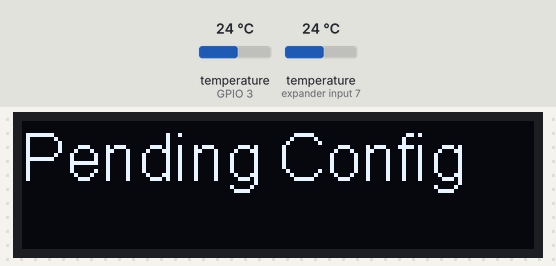
This sketch was run on a simulated ESP8266 (NodeMCU). Parts: 128×32 one-colour display. The test bench sets the inputs (shaded band); at power-on: temperature (sensors on GPIO 3, expander input 7) 24 °C. WiFi joins after 1.5 s; servers stay silent unless stated.

Above: at 0.1 s.
At 1.7 s:
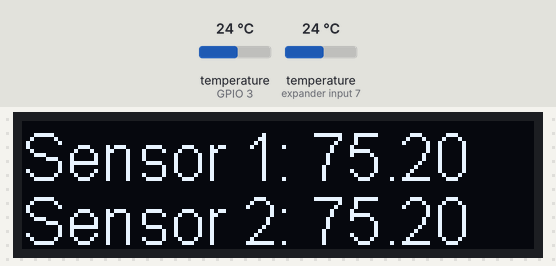

The sketch:

esp01-oled-temp.ino
```cpp
// Include the libraries we need
#include <OneWire.h>
#include <DallasTemperature.h>
#include <ESP8266WiFi.h>
#include "SSD1306Wire.h"
#include <DNSServer.h>
#include <ESP8266WebServer.h>
#include <WiFiManager.h>
SSD1306Wire display(0x3C, 0, 2, GEOMETRY_128_32);


// To do
// Include in wifimanager, options to specify POST interval, server ip, port, enable 1 or both sensors, enable or disable screen
// Have screen cycle through temps, ip, next update interval


// Data wire is plugged into port 2 on the ESP8266
#define ONE_WIRE_BUS 3
#define TEMPERATURE_PRECISION 9

// Setup a oneWire instance to communicate with any OneWire devices (not just Maxim/Dallas temperature ICs)
OneWire oneWire(ONE_WIRE_BUS);

// Pass our oneWire reference to Dallas Temperature.
DallasTemperature sensors(&oneWire);

// arrays to hold device addresses
DeviceAddress insideThermometer = { 0x28, 0xFF, 0x3B, 0x87, 0x73, 0x16, 0x05, 0x91 }; // garage
DeviceAddress outsideThermometer = { 0x28, 0xFF, 0x66, 0x9C, 0x74, 0x16, 0x04, 0x60 }; // attic
//DeviceAddress insideThermometer = { 0x28, 0xFF, 0xC6, 0xB5, 0x70, 0x16, 0x05, 0x70 }; // intake for AC
//DeviceAddress outsideThermometer = { 0x28, 0xFF, 0x81, 0x98, 0x74, 0x16, 0x04, 0xE5 }; // output for AC


void setup(void)
{
  Wire.pins(0, 2);
  Wire.begin(0, 2);

  display.init();
  display.flipScreenVertically();
  display.setFont(ArialMT_Plain_16);
  display.clear();
  display.drawString(0, 0, "Pending Config");
  display.display();


  WiFiManager wifiManager;
  wifiManager.autoConnect("AutoConnectAP");

  display.clear();
  display.setFont(ArialMT_Plain_16);
  display.drawString(0, 8, "WiFi Connected!");
  display.display();

  // Start up the library
  sensors.begin();

  // set the resolution to 9 bit per device
  sensors.setResolution(insideThermometer, TEMPERATURE_PRECISION);
  sensors.setResolution(outsideThermometer, TEMPERATURE_PRECISION);
}


void loop()
{
  sensors.requestTemperatures();
  float Sensor1TempC = sensors.getTempC(insideThermometer);
  float Sensor1TempF = DallasTemperature::toFahrenheit(Sensor1TempC);
  float Sensor2TempC = sensors.getTempC(outsideThermometer);
  float Sensor2TempF = DallasTemperature::toFahrenheit(Sensor2TempC);

  display.clear();
  display.setFont(ArialMT_Plain_16);
  display.drawString(0, 0, "Sensor 1: " + String(Sensor1TempF));
  display.drawString(0, 16, "Sensor 2: " + String(Sensor2TempF));
  display.display();


  if (true) {
    const uint16_t port = 8082;
    const char* host = "172.16.20.17";
    WiFiClient client;

    String PostData = "{ node=drop ";
    PostData += " ";
    PostData += "Sensor1=";
    PostData += Sensor1TempF;
    PostData += " ";
    PostData += " ";
    PostData += "Sensor2=";
    PostData += Sensor2TempF;
    PostData += " }";
    if (client.connect(host, port)) {
      client.println(PostData);
      client.stop();
    }
  }
  delay(60000);
}
```
